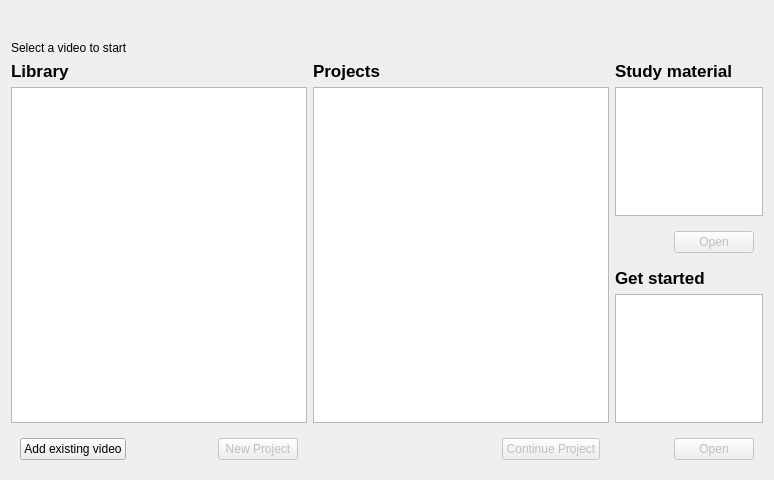
<?xml version="1.0" encoding="UTF-8"?>
<ui version="4.0">
 <class>Form</class>
 <widget class="QWidget" name="Form">
  <property name="geometry">
   <rect>
    <x>0</x>
    <y>0</y>
    <width>774</width>
    <height>480</height>
   </rect>
  </property>
  <property name="windowTitle">
   <string>Form</string>
  </property>
  <layout class="QVBoxLayout" name="verticalLayout">
   <item>
    <widget class="QWidget" name="widget" native="true">
     <layout class="QVBoxLayout" name="verticalLayout_2">
      <property name="margin">
       <number>0</number>
      </property>
      <item>
       <spacer name="verticalSpacer">
        <property name="orientation">
         <enum>Qt::Vertical</enum>
        </property>
        <property name="sizeType">
         <enum>QSizePolicy::Minimum</enum>
        </property>
        <property name="sizeHint" stdset="0">
         <size>
          <width>20</width>
          <height>30</height>
         </size>
        </property>
       </spacer>
      </item>
      <item>
       <widget class="QLabel" name="label">
        <property name="text">
         <string>Select a video to start</string>
        </property>
       </widget>
      </item>
     </layout>
    </widget>
   </item>
   <item>
    <widget class="QWidget" name="widget_2" native="true">
     <layout class="QHBoxLayout" name="horizontalLayout">
      <property name="margin">
       <number>0</number>
      </property>
      <item>
       <widget class="QWidget" name="widget_8" native="true">
        <property name="sizePolicy">
         <sizepolicy hsizetype="Preferred" vsizetype="Preferred">
          <horstretch>2</horstretch>
          <verstretch>0</verstretch>
         </sizepolicy>
        </property>
        <layout class="QVBoxLayout" name="verticalLayout_5">
         <property name="margin">
          <number>0</number>
         </property>
         <item>
          <widget class="QLabel" name="library_label">
           <property name="text">
            <string>&lt;!DOCTYPE HTML PUBLIC &quot;-//W3C//DTD HTML 4.0//EN&quot; &quot;http://www.w3.org/TR/REC-html40/strict.dtd&quot;&gt;
&lt;html&gt;&lt;head&gt;&lt;meta name=&quot;qrichtext&quot; content=&quot;1&quot; /&gt;&lt;style type=&quot;text/css&quot;&gt;
p, li { white-space: pre-wrap; }
&lt;/style&gt;&lt;/head&gt;&lt;body style=&quot; font-family:'Lucida Grande'; font-size:13pt; font-weight:400; font-style:normal;&quot;&gt;
&lt;p style=&quot; margin-top:0px; margin-bottom:0px; margin-left:0px; margin-right:0px; -qt-block-indent:0; text-indent:0px;&quot;&gt;&lt;span style=&quot; font-weight:600;&quot;&gt;Library&lt;/span&gt;&lt;/p&gt;&lt;/body&gt;&lt;/html&gt;</string>
           </property>
           <property name="textFormat">
            <enum>Qt::AutoText</enum>
           </property>
          </widget>
         </item>
         <item>
          <widget class="QTreeView" name="library">
           <property name="sizePolicy">
            <sizepolicy hsizetype="Expanding" vsizetype="Expanding">
             <horstretch>0</horstretch>
             <verstretch>0</verstretch>
            </sizepolicy>
           </property>
          </widget>
         </item>
         <item>
          <widget class="QWidget" name="widget_9" native="true">
           <layout class="QHBoxLayout" name="horizontalLayout_4">
            <item>
             <widget class="QPushButton" name="add_video">
              <property name="text">
               <string>Add existing video</string>
              </property>
             </widget>
            </item>
            <item>
             <spacer name="horizontalSpacer_3">
              <property name="orientation">
               <enum>Qt::Horizontal</enum>
              </property>
              <property name="sizeHint" stdset="0">
               <size>
                <width>40</width>
                <height>20</height>
               </size>
              </property>
             </spacer>
            </item>
            <item>
             <widget class="QPushButton" name="new_project">
              <property name="enabled">
               <bool>false</bool>
              </property>
              <property name="text">
               <string>New Project</string>
              </property>
             </widget>
            </item>
           </layout>
          </widget>
         </item>
        </layout>
       </widget>
      </item>
      <item>
       <widget class="QWidget" name="widget_3" native="true">
        <property name="sizePolicy">
         <sizepolicy hsizetype="Preferred" vsizetype="Preferred">
          <horstretch>2</horstretch>
          <verstretch>0</verstretch>
         </sizepolicy>
        </property>
        <layout class="QVBoxLayout" name="verticalLayout_3">
         <property name="margin">
          <number>0</number>
         </property>
         <item>
          <widget class="QLabel" name="projects_label">
           <property name="text">
            <string>&lt;!DOCTYPE HTML PUBLIC &quot;-//W3C//DTD HTML 4.0//EN&quot; &quot;http://www.w3.org/TR/REC-html40/strict.dtd&quot;&gt;
&lt;html&gt;&lt;head&gt;&lt;meta name=&quot;qrichtext&quot; content=&quot;1&quot; /&gt;&lt;style type=&quot;text/css&quot;&gt;
p, li { white-space: pre-wrap; }
&lt;/style&gt;&lt;/head&gt;&lt;body style=&quot; font-family:'Lucida Grande'; font-size:13pt; font-weight:400; font-style:normal;&quot;&gt;
&lt;p style=&quot; margin-top:0px; margin-bottom:0px; margin-left:0px; margin-right:0px; -qt-block-indent:0; text-indent:0px;&quot;&gt;&lt;span style=&quot; font-weight:600;&quot;&gt;Projects&lt;/span&gt;&lt;/p&gt;&lt;/body&gt;&lt;/html&gt;</string>
           </property>
           <property name="textFormat">
            <enum>Qt::AutoText</enum>
           </property>
          </widget>
         </item>
         <item>
          <widget class="QTreeView" name="projects">
           <property name="sizePolicy">
            <sizepolicy hsizetype="Expanding" vsizetype="Expanding">
             <horstretch>0</horstretch>
             <verstretch>0</verstretch>
            </sizepolicy>
           </property>
          </widget>
         </item>
         <item>
          <widget class="QWidget" name="widget_4" native="true">
           <layout class="QHBoxLayout" name="horizontalLayout_2">
            <item>
             <spacer name="horizontalSpacer">
              <property name="orientation">
               <enum>Qt::Horizontal</enum>
              </property>
              <property name="sizeHint" stdset="0">
               <size>
                <width>40</width>
                <height>20</height>
               </size>
              </property>
             </spacer>
            </item>
            <item>
             <widget class="QPushButton" name="continue_project">
              <property name="enabled">
               <bool>false</bool>
              </property>
              <property name="text">
               <string>Continue Project</string>
              </property>
             </widget>
            </item>
           </layout>
          </widget>
         </item>
        </layout>
       </widget>
      </item>
      <item>
       <widget class="QWidget" name="widget_5" native="true">
        <property name="sizePolicy">
         <sizepolicy hsizetype="Preferred" vsizetype="Preferred">
          <horstretch>1</horstretch>
          <verstretch>0</verstretch>
         </sizepolicy>
        </property>
        <layout class="QVBoxLayout" name="verticalLayout_4">
         <property name="margin">
          <number>0</number>
         </property>
         <item>
          <widget class="QLabel" name="study_material_label">
           <property name="text">
            <string>&lt;!DOCTYPE HTML PUBLIC &quot;-//W3C//DTD HTML 4.0//EN&quot; &quot;http://www.w3.org/TR/REC-html40/strict.dtd&quot;&gt;
&lt;html&gt;&lt;head&gt;&lt;meta name=&quot;qrichtext&quot; content=&quot;1&quot; /&gt;&lt;style type=&quot;text/css&quot;&gt;
p, li { white-space: pre-wrap; }
&lt;/style&gt;&lt;/head&gt;&lt;body style=&quot; font-family:'Lucida Grande'; font-size:13pt; font-weight:400; font-style:normal;&quot;&gt;
&lt;p style=&quot; margin-top:0px; margin-bottom:0px; margin-left:0px; margin-right:0px; -qt-block-indent:0; text-indent:0px;&quot;&gt;&lt;span style=&quot; font-weight:600;&quot;&gt;Study material&lt;/span&gt;&lt;/p&gt;&lt;/body&gt;&lt;/html&gt;</string>
           </property>
          </widget>
         </item>
         <item>
          <widget class="QTreeView" name="study_material">
           <property name="sizePolicy">
            <sizepolicy hsizetype="Expanding" vsizetype="Expanding">
             <horstretch>0</horstretch>
             <verstretch>0</verstretch>
            </sizepolicy>
           </property>
          </widget>
         </item>
         <item>
          <widget class="QWidget" name="widget_6" native="true">
           <layout class="QHBoxLayout" name="horizontalLayout_3">
            <item>
             <spacer name="horizontalSpacer_2">
              <property name="orientation">
               <enum>Qt::Horizontal</enum>
              </property>
              <property name="sizeHint" stdset="0">
               <size>
                <width>40</width>
                <height>20</height>
               </size>
              </property>
             </spacer>
            </item>
            <item>
             <widget class="QPushButton" name="open_study_material">
              <property name="enabled">
               <bool>false</bool>
              </property>
              <property name="text">
               <string>Open</string>
              </property>
             </widget>
            </item>
           </layout>
          </widget>
         </item>
         <item>
          <widget class="QLabel" name="get_started_label">
           <property name="text">
            <string>&lt;!DOCTYPE HTML PUBLIC &quot;-//W3C//DTD HTML 4.0//EN&quot; &quot;http://www.w3.org/TR/REC-html40/strict.dtd&quot;&gt;
&lt;html&gt;&lt;head&gt;&lt;meta name=&quot;qrichtext&quot; content=&quot;1&quot; /&gt;&lt;style type=&quot;text/css&quot;&gt;
p, li { white-space: pre-wrap; }
&lt;/style&gt;&lt;/head&gt;&lt;body style=&quot; font-family:'Lucida Grande'; font-size:13pt; font-weight:400; font-style:normal;&quot;&gt;
&lt;p style=&quot; margin-top:0px; margin-bottom:0px; margin-left:0px; margin-right:0px; -qt-block-indent:0; text-indent:0px;&quot;&gt;&lt;span style=&quot; font-weight:600;&quot;&gt;Get started&lt;/span&gt;&lt;/p&gt;&lt;/body&gt;&lt;/html&gt;</string>
           </property>
          </widget>
         </item>
         <item>
          <widget class="QTreeView" name="get_started">
           <property name="sizePolicy">
            <sizepolicy hsizetype="Expanding" vsizetype="Expanding">
             <horstretch>0</horstretch>
             <verstretch>0</verstretch>
            </sizepolicy>
           </property>
          </widget>
         </item>
         <item>
          <widget class="QWidget" name="widget_12" native="true">
           <layout class="QHBoxLayout" name="horizontalLayout_7">
            <item>
             <spacer name="horizontalSpacer_5">
              <property name="orientation">
               <enum>Qt::Horizontal</enum>
              </property>
              <property name="sizeHint" stdset="0">
               <size>
                <width>40</width>
                <height>20</height>
               </size>
              </property>
             </spacer>
            </item>
            <item>
             <widget class="QPushButton" name="open_get_started">
              <property name="enabled">
               <bool>false</bool>
              </property>
              <property name="text">
               <string>Open</string>
              </property>
             </widget>
            </item>
           </layout>
          </widget>
         </item>
        </layout>
       </widget>
      </item>
     </layout>
    </widget>
   </item>
  </layout>
 </widget>
 <resources/>
 <connections/>
</ui>
